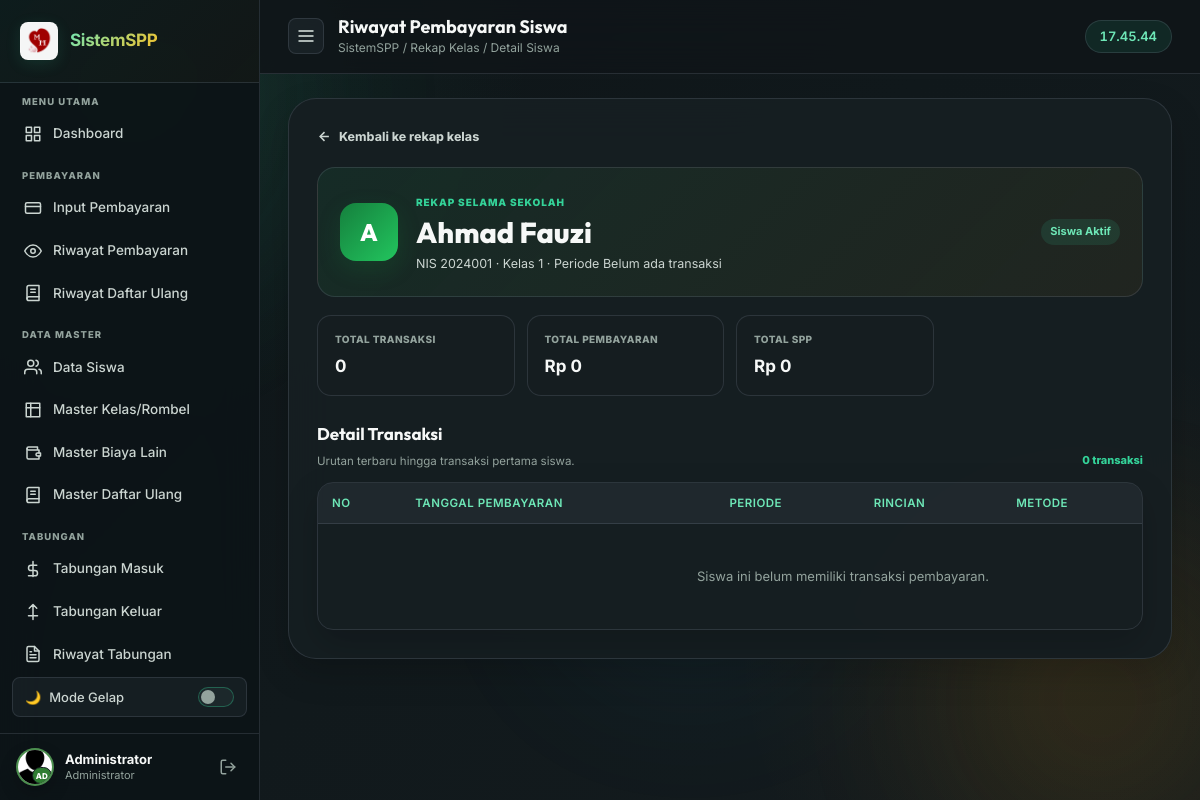
Page /laporan/detail_siswa.php?nis=2024001 (signed in) on the committed database.
### tables this page shows
CREATE TABLE `siswa` (
  `id`              INT AUTO_INCREMENT PRIMARY KEY,
  `NO_INDUK`        VARCHAR(10) NOT NULL UNIQUE,
  `NAMA`            VARCHAR(100) NOT NULL,
  `KELAS`           CHAR(1) NOT NULL,
  `master_kelas_id` INT DEFAULT NULL,
  `SPP_PERBULAN`    DECIMAL(15,2) NOT NULL DEFAULT 0,
  `PANGKAL`         DECIMAL(15,2) NOT NULL DEFAULT 0,
  `BANGUNAN`        DECIMAL(15,2) NOT NULL DEFAULT 0,
  `SERAGAM`         DECIMAL(15,2) NOT NULL DEFAULT 0,
  `KEGIATAN`        DECIMAL(15,2) NOT NULL DEFAULT 0,
  `MAKAN`           DECIMAL(15,2) NOT NULL DEFAULT 0,
  `SORGA`           DECIMAL(15,2) NOT NULL DEFAULT 0,
  `INFAQ`           DECIMAL(15,2) NOT NULL DEFAULT 0,
  `PANGKAL_BAYAR`   DECIMAL(15,2) NOT NULL DEFAULT 0,
  `BANGUNAN_BAYAR`  DECIMAL(15,2) NOT NULL DEFAULT 0,
  `SERAGAM_BAYAR`   DECIMAL(15,2) NOT NULL DEFAULT 0,
  `KEGIATAN_BAYAR`  DECIMAL(15,2) NOT NULL DEFAULT 0,
  `POMG`            DECIMAL(15,2) NOT NULL DEFAULT 0,
  `DAFTAR_ULANG`    DECIMAL(15,2) NOT NULL DEFAULT 0,
  `NO_induk_diknas` CHAR(10) DEFAULT NULL,
  `potong_pangkal`  DECIMAL(15,2) NOT NULL DEFAULT 0,
  `tot_pangkal`     DECIMAL(15,2) NOT NULL DEFAULT 0,
  `tot_du`          DECIMAL(15,2) NOT NULL DEFAULT 0,
  `potong_du`       DECIMAL(15,2) NOT NULL DEFAULT 0,
  `is_active`       TINYINT(1) NOT NULL DEFAULT 1,
  `created_at`      TIMESTAMP DEFAULT CURRENT_TIMESTAMP,
  UNIQUE KEY `uk_siswa_no_induk_diknas` (`NO_induk_diknas`),
  KEY `idx_siswa_status_kelas_nama` (`is_active`, `KELAS`, `NAMA`),
  KEY `idx_siswa_master_kelas` (`master_kelas_id`,`is_active`,`NAMA`),
  CONSTRAINT `fk_siswa_master_kelas` FOREIGN KEY (`master_kelas_id`) REFERENCES `master_kelas`(`id`) ON DELETE RESTRICT ON UPDATE CASCADE,
  CONSTRAINT `chk_siswa_kelas_sd` CHECK (`KELAS` IN ('1','2','3','4','5','6'))
);

### laporan/detail_siswa.php (the view, shortened to what this page needs)
<?php
require_once '../koneksi.php';
function history_e($value): string {
    return htmlspecialchars((string)$value, ENT_QUOTES, 'UTF-8');
}
function history_money($value): string {
    return 'Rp ' . number_format((float)$value, 0, ',', '.');
}
$noInduk = trim((string)($_GET['nis'] ?? ''));
$stmt = $koneksi->prepare('SELECT * FROM siswa WHERE NO_INDUK = ? LIMIT 1');
$stmt->bind_param('s', $noInduk);
$stmt->execute();
$student = $stmt->get_result()->fetch_assoc();
$stmt = $koneksi->prepare("
    SELECT
        b.*,
        COALESCE(du.daftar_ulang, 0) AS daftar_ulang,
        COALESCE(lain.biaya_lain, 0) AS biaya_lain
    FROM bayar b
    LEFT JOIN (
        SELECT bayar_id, SUM(jumlah) AS daftar_ulang
        FROM bayar_du
        GROUP BY bayar_id
    ) du ON du.bayar_id = b.id
    LEFT JOIN (
        SELECT bayar_id, SUM(nominal_snapshot) AS biaya_lain
        FROM bayar_biaya_lain
        GROUP BY bayar_id
    ) lain ON lain.bayar_id = b.id
    WHERE b.NO_INDUK = ?
    ORDER BY b.TGL_BYR DESC, b.id DESC
");
$stmt->bind_param('s', $noInduk);
$stmt->execute();
$transactions = $stmt->get_result()->fetch_all(MYSQLI_ASSOC);
$summary = [
    'transactions' => count($transactions),
    'total' => 0.0,
    'spp' => 0.0,
    'first_date' => null,
    'last_date' => null,
];
$backParams = [];
$backUrl = 'rekap_kelas.php' . ($backParams ? '?' . http_build_query($backParams) : '');
$schoolPeriod = $summary['first_date']
    ? date('Y', $summary['first_date']) . '—' . date('Y', $summary['last_date'] ?? $summary['first_date'])
    : 'Belum ada transaksi';
?>
<!DOCTYPE html>
<html lang="id">
<head>
  <link rel="stylesheet" href="../assets/css/style.css?v=4.9" />
</head>
<body>
  <div class="bg-orbs"><div class="orb orb-1"></div><div class="orb orb-2"></div><div class="orb orb-3"></div></div>
  <div class="layout">
    <?php include '../includes/sidebar.php'; ?>
    <main class="main-content">
      <div class="topbar">
        <button class="sidebar-toggle" onclick="toggleSidebar()" id="btn-sidebar-toggle" aria-label="Buka navigasi">
          <svg width="20" height="20" viewBox="0 0 24 24" fill="none" stroke="currentColor" stroke-width="2"><line x1="3" y1="12" x2="21" y2="12"/><line x1="3" y1="6" x2="21" y2="6"/><line x1="3" y1="18" x2="21" y2="18"/></svg>
        </button>
        <div class="topbar-title"><h2>Riwayat Pembayaran Siswa</h2><span class="breadcrumb">SistemSPP / Rekap Kelas / Detail Siswa</span></div>
        <div class="clock-badge" id="liveClock">--:--:--</div>
      </div>
      <div class="main-card student-history-card">
        <a href="<?= history_e($backUrl) ?>" class="history-back-link">
          <svg width="15" height="15" viewBox="0 0 24 24" fill="none" stroke="currentColor" stroke-width="2.4"><path d="M19 12H5"/><path d="m12 19-7-7 7-7"/></svg>
          Kembali ke rekap kelas
        </a>
        <div class="student-history-hero">
          <div class="student-history-avatar"><?= history_e(mb_strtoupper(mb_substr($student['NAMA'], 0, 1))) ?></div>
          <div class="student-history-identity">
            <span>REKAP SELAMA SEKOLAH</span>
            <h1><?= history_e($student['NAMA']) ?></h1>
            <p>NIS <?= history_e($student['NO_INDUK']) ?> · Kelas <?= history_e($student['KELAS']) ?> · Periode <?= history_e($schoolPeriod) ?></p>
          </div>
          <span class="master-status <?= (int)$student['is_active'] === 1 ? 'is-active' : 'is-inactive' ?>"><?= (int)$student['is_active'] === 1 ? 'Siswa Aktif' : 'Diarsipkan' ?></span>
        </div>
        <div class="history-summary-grid">
          <div><span>Total Transaksi</span><strong><?= number_format($summary['transactions']) ?></strong></div>
          <div><span>Total Pembayaran</span><strong><?= history_money($summary['total']) ?></strong></div>
          <div><span>Total SPP</span><strong><?= history_money($summary['spp']) ?></strong></div>
        </div>
        <div class="history-section-heading">
          <div><h2>Detail Transaksi</h2><p>Urutan terbaru hingga transaksi pertama siswa.</p></div>
          <span><?= number_format(count($transactions)) ?> transaksi</span>
        </div>
        <div class="table-container">
          <table class="payment-table responsive-table student-history-table">
            <thead><tr>
              <th>No</th><th>Tanggal Pembayaran</th><th>Periode</th><th>Rincian</th><th>Metode</th><th>Total</th><th>Aksi</th>
            </tr></thead>
            <tbody>
              <?php if (!$transactions): ?>
              <tr><td colspan="7" class="text-center recap-empty">Siswa ini belum memiliki transaksi pembayaran.</td></tr>
              <?php else: foreach ($transactions as $index => $transaction): ?>
              <tr>
                <td data-label="No"><?= $index + 1 ?></td>
                <td data-label="Tanggal"><div class="history-date"><strong><?= history_e($transaction['full_date']['date']) ?></strong><span><?= history_e($transaction['full_date']['time']) ?></span></div></td>
                <td data-label="Periode"><strong><?= history_e(history_month($transaction['BULAN'])) ?> <?= history_e($transaction['TAHUN']) ?></strong></td>
                <td data-label="Rincian">
                  <div class="history-components">
                    <?php if (!$transaction['lines']): ?><span>Tanpa rincian komponen</span><?php endif; ?>
                    <?php foreach ($transaction['lines'] as $line): ?>
                    <span><?= history_e($line['label']) ?> <b><?= $line['amount'] < 0 ? '-' : '' ?><?= history_money(abs($line['amount'])) ?></b></span>
                    <?php endforeach; ?>
                  </div>
                </td>
                <td data-label="Metode"><span class="history-method"><?= history_e($transaction['sistem_pembayaran'] ?? 'VA') ?></span></td>
                <td data-label="Total" class="nominal"><?= history_money($transaction['grand_total']) ?></td>
                <td data-label="Aksi"><a class="btn-tbl btn-tbl-print" href="cetak_struk.php?id=<?= (int)$transaction['id'] ?>" target="_blank" rel="noopener">Cetak Struk</a></td>
              </tr>
              <?php endforeach; endif; ?>
            </tbody>
          </table>
        </div>
      </div>
    </main>
  </div>
</body>
</html>

### rows in the picture
siswa: NAMA "A", NAMA "Ahmad Fauzi", NO_INDUK "2024001", KELAS "1"

### other values in the picture
$section "MENU UTAMA"
$label "Dashboard"
$section "PEMBAYARAN"
$label "Input Pembayaran"
$label "Riwayat Pembayaran"
$label "Riwayat Daftar Ulang"
$section "DATA MASTER"
$label "Data Siswa"
$label "Master Kelas/Rombel"
$label "Master Biaya Lain"
$label "Master Daftar Ulang"
$section "TABUNGAN"
$label "Tabungan Masuk"
$label "Tabungan Keluar"
$label "Riwayat Tabungan"
